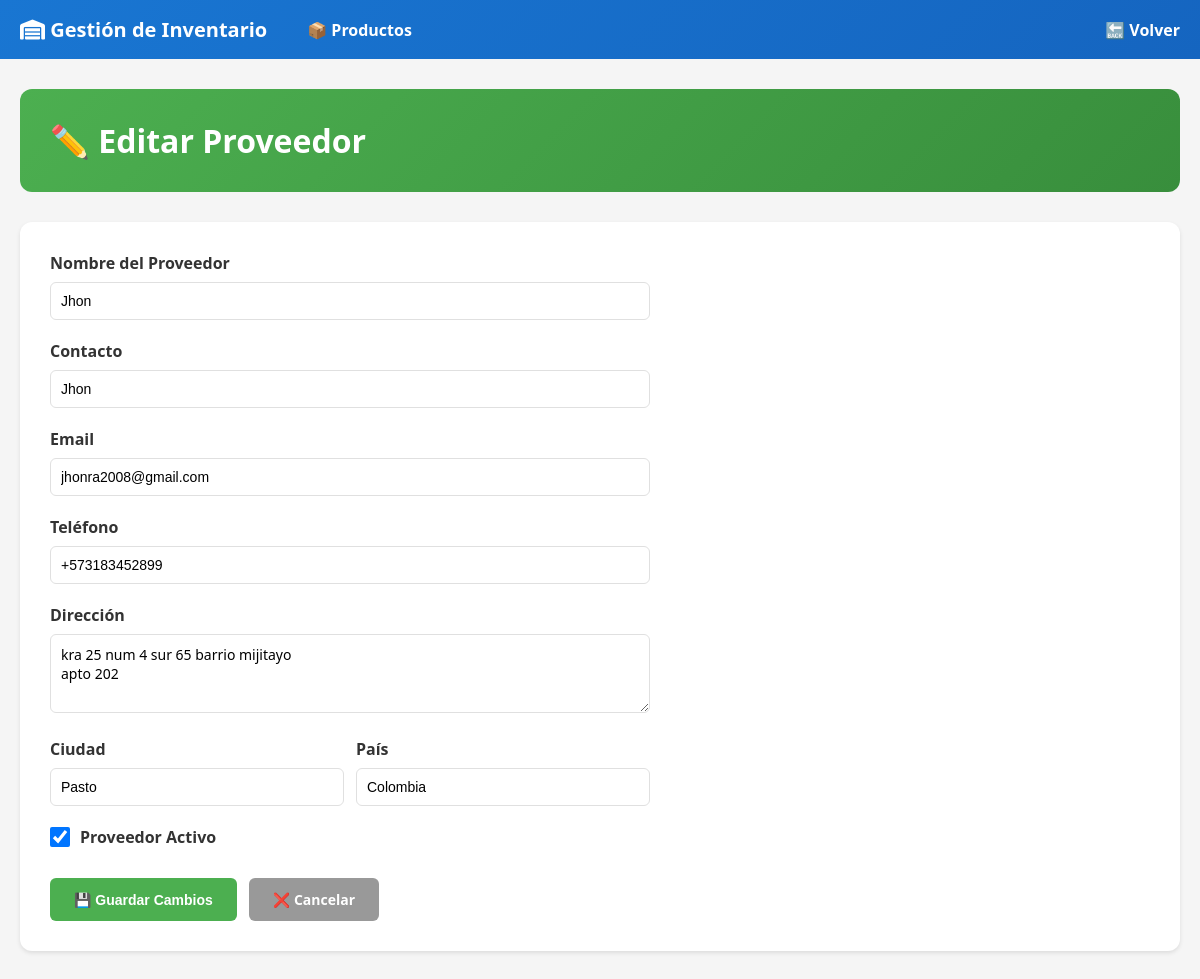
The app's page /productos/proveedores/1/editar/ with its own data.
### inventario/models.py (models this page shows, shortened)
class Proveedor(models.Model):
    nombre = models.CharField(max_length=150, verbose_name='Nombre del Proveedor')
    contacto = models.CharField(max_length=100, verbose_name='Contacto')
    email = models.EmailField(verbose_name='Correo Electrónico')
    telefono = models.CharField(max_length=20, verbose_name='Teléfono')
    direccion = models.TextField(verbose_name='Dirección')
    ciudad = models.CharField(max_length=100, verbose_name='Ciudad')
    pais = models.CharField(max_length=100, verbose_name='País')
    activo = models.BooleanField(default=True, verbose_name='Activo')
    fecha_registro = models.DateTimeField(auto_now_add=True, verbose_name='Fecha de Registro')
    class Meta:
        verbose_name = 'Proveedor'
        verbose_name_plural = 'Proveedores'
        ordering = ['nombre']

### inventario/views.py (the view, shortened to what this page needs)
# urls.py: path('proveedores/<int:pk>/editar/', ProveedorUpdateView.as_view(), name='proveedor_editar'),
class ProveedorUpdateView(UpdateView):
    model = Proveedor
    template_name = 'inventario/proveedor_form.html'
    fields = ['nombre', 'contacto', 'email', 'telefono', 'direccion', 'ciudad', 'pais', 'activo']
    success_url = reverse_lazy('inventario:proveedor_list')

### inventario/templates/inventario/proveedor_form.html (shortened to what this page needs)
{% extends "inventario/base.html" %}
{% block content %}
<div style="background: linear-gradient(135deg, #4CAF50 0%, #388E3C 100%); color: white; padding: 30px; border-radius: 12px; margin-bottom: 30px;">
    <h1 style="font-size: 32px; font-weight: 700;">{% if object %}✏️ Editar Proveedor{% else %}🏭 Crear Nuevo Proveedor{% endif %}</h1>
</div>
<div style="background: white; padding: 30px; border-radius: 12px; box-shadow: 0 2px 4px rgba(0,0,0,0.1);">
    <form method="post" style="max-width: 600px;">
        <div style="margin-bottom: 20px;">
            <label style="display: block; font-weight: 600; margin-bottom: 8px; color: #333;">Nombre del Proveedor</label>
            <input type="text" name="nombre" value="{{ form.nombre.value|default:'' }}" required style="width: 100%; padding: 10px; border: 1px solid #E0E0E0; border-radius: 6px; font-size: 14px;" placeholder="Nombre completo">
        </div>
        <div style="margin-bottom: 20px;">
            <label style="display: block; font-weight: 600; margin-bottom: 8px; color: #333;">Contacto</label>
            <input type="text" name="contacto" value="{{ form.contacto.value|default:'' }}" required style="width: 100%; padding: 10px; border: 1px solid #E0E0E0; border-radius: 6px; font-size: 14px;" placeholder="Nombre de contacto">
        </div>
        <div style="margin-bottom: 20px;">
            <label style="display: block; font-weight: 600; margin-bottom: 8px; color: #333;">Email</label>
            <input type="email" name="email" value="{{ form.email.value|default:'' }}" required style="width: 100%; padding: 10px; border: 1px solid #E0E0E0; border-radius: 6px; font-size: 14px;" placeholder="correo@ejemplo.com">
        </div>
        <div style="margin-bottom: 20px;">
            <label style="display: block; font-weight: 600; margin-bottom: 8px; color: #333;">Teléfono</label>
            <input type="text" name="telefono" value="{{ form.telefono.value|default:'' }}" required style="width: 100%; padding: 10px; border: 1px solid #E0E0E0; border-radius: 6px; font-size: 14px;" placeholder="+57 (123) 456-7890">
        </div>
        <div style="margin-bottom: 20px;">
            <label style="display: block; font-weight: 600; margin-bottom: 8px; color: #333;">Dirección</label>
            <textarea name="direccion" required style="width: 100%; padding: 10px; border: 1px solid #E0E0E0; border-radius: 6px; font-size: 14px; font-family: 'Segoe UI';" rows="3" placeholder="Dirección completa">{{ form.direccion.value|default:'' }}</textarea>
        </div>
        <div style="display: grid; grid-template-columns: 1fr 1fr; gap: 12px; margin-bottom: 20px;">
            <div>
                <label style="display: block; font-weight: 600; margin-bottom: 8px; color: #333;">Ciudad</label>
                <input type="text" name="ciudad" value="{{ form.ciudad.value|default:'' }}" required style="width: 100%; padding: 10px; border: 1px solid #E0E0E0; border-radius: 6px; font-size: 14px;" placeholder="Ciudad">
            </div>
            <div>
                <label style="display: block; font-weight: 600; margin-bottom: 8px; color: #333;">País</label>
                <input type="text" name="pais" value="{{ form.pais.value|default:'' }}" required style="width: 100%; padding: 10px; border: 1px solid #E0E0E0; border-radius: 6px; font-size: 14px;" placeholder="País">
            </div>
        </div>
        {% if object %}
        <div style="margin-bottom: 20px; display: flex; align-items: center; gap: 10px;">
            <input type="checkbox" name="activo" id="activo" {% if form.activo.value %}checked{% endif %} style="width: 20px; height: 20px; cursor: pointer;">
            <label for="activo" style="font-weight: 600; color: #333; cursor: pointer;">Proveedor Activo</label>
        </div>
        {% endif %}
        <div style="display: flex; gap: 12px; margin-top: 30px;">
            <button type="submit" style="background: #4CAF50; color: white; padding: 12px 24px; border: none; border-radius: 6px; font-weight: 600; cursor: pointer; font-size: 14px;">
                {% if object %}💾 Guardar Cambios{% else %}✅ Crear Proveedor{% endif %}
            </button>
            <a href="{% url 'inventario:proveedor_list' %}" style="background: #999; color: white; padding: 12px 24px; border: none; border-radius: 6px; font-weight: 600; text-decoration: none; font-size: 14px; display: inline-block;">❌ Cancelar</a>
        </div>
    </form>
</div>
{% endblock %}

### inventario/templates/inventario/base.html (style rules this page uses)
* { margin: 0; padding: 0; box-sizing: border-box; }
body { font-family: 'Segoe UI', sans-serif; background: #F5F5F5; }

### records on screen
Proveedor: nombre "Jhon", contacto "Jhon", email "jhonra2008@gmail.com", telefono "+573183452899", direccion "kra 25 num 4 sur 65 barrio mijitayo apto 202", ciudad "Pasto", pais "Colombia"
